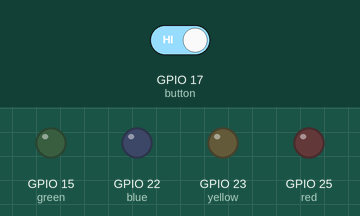
Simulated run of this program. Board: Raspberry Pi (BCM pin numbers). Shown: output pins drawn as LEDs (lit = HIGH). Inputs (shaded band) come from the test bench; at power-on: GPIO 17 (button) HIGH.

Above: at 1.2 s.
1.3 s: GPIO 17 (button) driven LOW
At 1.3 s:
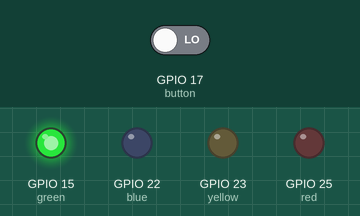
At 10.3 s:
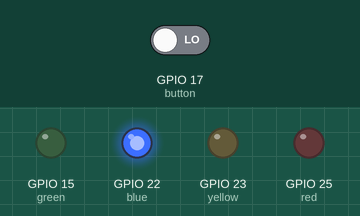
13.7 s: GPIO 17 (button) driven HIGH
At 16.8 s:
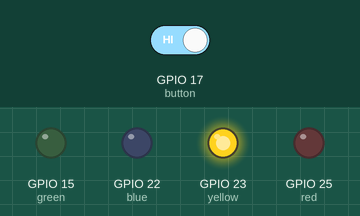
Timing chart, 0 to 28.5 s (numbered marks = the images above; inputs shaded):
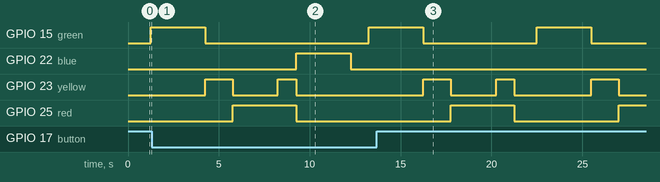

The program:

LED.test3.test1+on-off-button.py
```python
from gpiozero import Button, LED
from time import sleep


button = Button(17)
blue = LED(22)


green = LED(15)
yellow = LED(23)
red = LED(25)


while True:
    if button.is_pressed:
        blue.on()
        sleep(3)
    else:
        blue.off()
        sleep(0.25)
    blue.off()
    sleep(1)
    green.on()
    sleep(3)
    green.off()
    yellow.on()
    sleep(1.5)
    yellow.off()
    red.on()
    sleep(2.5)
    yellow.on()
    sleep(1)
    red.off()
    yellow.off()
```

Measured:
- after the input at 1.3 s, GPIO 22 (blue): LOW → HIGH after 8.0 s, → LOW 3.0 s later
- after the input at 13.7 s, GPIO 22 (blue): stays LOW (without the input it goes to HIGH after 7.6 s)
